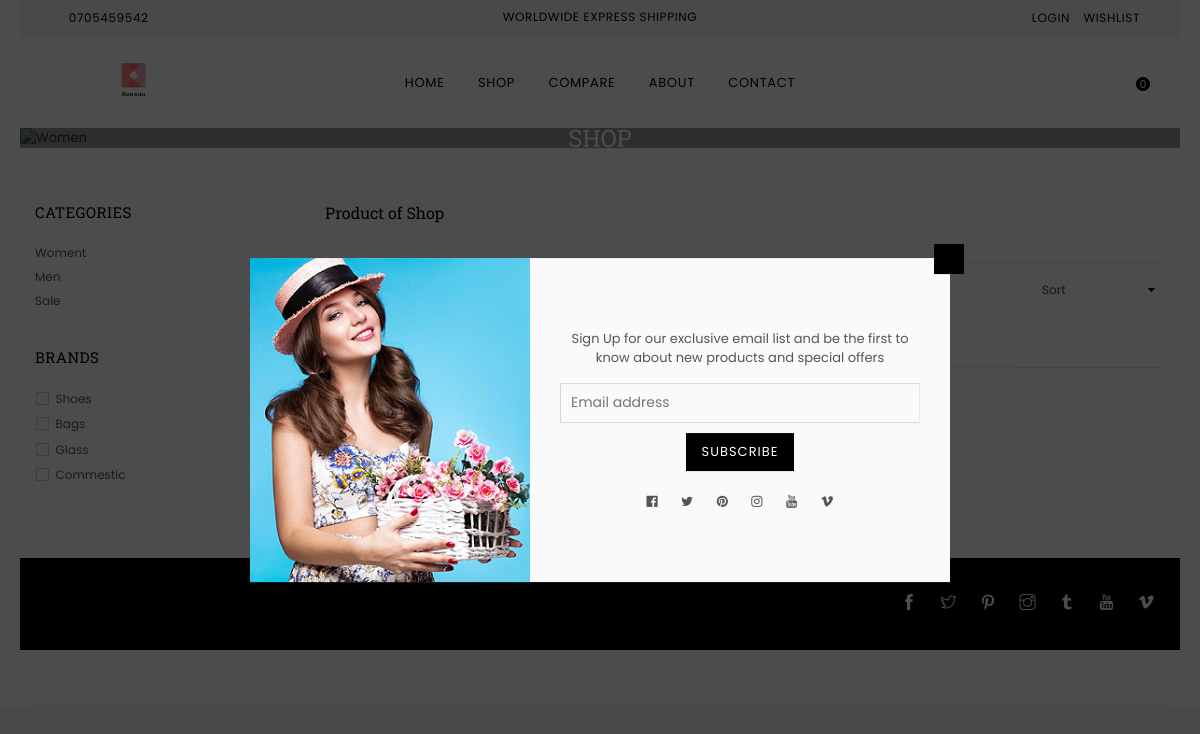
Screenshot of /?act=shop&sp=1&loai=Bags with the database file from the repository.
### tables this page shows
CREATE TABLE `danhmuc` (
  `MaDM` int(11) NOT NULL,
  `TenDM` varchar(255) DEFAULT NULL
);

CREATE TABLE `loaisanpham` (
  `MaLSP` int(11) NOT NULL,
  `TenLSP` varchar(70) NOT NULL,
  `MaDM` int(11) NOT NULL
);

### Controllers/Shop.php (called while the page is built, shortened)
<?php
require_once("Models/shop_db.php");
class ShopController
{
    var $shop_model;
    public function __construct()
    {
        $this->shop_model = new Shop();
    }
    function list()
    {
        $data_danhmuc = $this->shop_model->danhmuc();
        $data_loaisp = $this->shop_model->loaisp(0, 8);
        $data_chitietDM = array();
        for ($i = 1; $i <= count($data_danhmuc); $i++) {
            $data_chitietDM[$i] = $this->shop_model->chitietdanhmuc($i);
        }
        if (isset($_GET['sp']) and isset($_GET['loai'])) {
            $data_loai = $this->shop_model->chitiet_loai($_GET['loai'], $_GET['sp']);
        }
        require_once('Views/index.php');
    }
}

### Models/connection.php (called while the page is built, shortened)
<?php
    class connection{
        function __construct()
        {
            $severname ="localhost";
            $username ="root";
            $password ="";
            $db_name ="WEB2";
            $this->conn = new mysqli($severname,$username,$password,$db_name);
        }
    }
?>

### Models/model.php (called while the page is built, shortened)
<?php
require_once("connection.php");
class model
{
    function __construct()
    {
        $conn_obj = new connection();
        $this->conn = $conn_obj->conn;
    }
    function danhmuc()
    {
        $query =  "SELECT * from DanhMuc ";
        require("result.php");
        return $data;
    }
    function chitietdanhmuc($id)
    {
        $query =  "SELECT d.TenDM as Ten, l.* FROM danhmuc as d, loaisanpham as l WHERE d.MaDM = l.MaDM and d.MaDM = $id";
        require("result.php");
        return $data;
    }
}

### Models/result.php (called while the page is built)
<?php
$result = $this->conn->query($query);
$data = array();
while ($row = $result->fetch_assoc()) {
    $data[] = $row;
}
?>

### Models/shop_db.php (called while the page is built, shortened)
<?php
require_once("model.php");
class Shop extends Model
{
    function loaisp($a,$b)
    {
        $query = "SELECT * FROM loaisanpham WHERE   MaDM = 1 LIMIT $a, $b";
        require("result.php");
        return $data;
    }
    function chitiet_loai($loai,$sp)
    {
        $query = "SELECT * FROM loaisanpham WHERE  TenLSP = '$loai' and MaDM = $sp";
        require("result.php");
        return $data;
    }
    function chitiet($id,$sp)
    {
        $query = "SELECT * FROM sanpham WHERE  MaLSP = '$id' and MaDM = $sp";
        require("result.php");
        return $data;
    }
}

### Views/shop/category.php (the view, shortened to what this page needs)
<div class="col-12 col-sm-12 col-md-3 col-lg-3 sidebar filterbar">
    <div class="sidebar_tags">
        <div class="sidebar_widget categories filter-widget">
              <div class="widget-title"><h2>Categories</h2></div>
              <div class="widget-content">
                  <ul class="sidebar_categories">
                    <?php    $i = 1; foreach ($data_chitietDM as $row) { ?>
                      <li class="level1 sub-level"><a href="#;" class="site-nav"><?= $data_danhmuc[$i-1]['TenDM'] ?></a>
                      </li>
                      <?php $i++;
                    } ?>
                  </ul>
              </div>
          </div>
          <div class="sidebar_widget filterBox filter-widget">
              <div class="widget-title"><h2>Brands</h2></div>
              <ul>
                <?php for($i=0;$i<4;$i++) {?>
                  <li>
                    <label for="check5"><span><span></span></span><a href="?act=shop&sp=1&loai=<?=$data_loaisp[$i]['TenLSP']?>"><?=$data_loaisp[$i]['TenLSP']?></a></label>
                  </li>
                  <?php } ?>
              </ul>
          </div>
      </div>
  </div>

### rows the page displays
danhmuc: TenDM "Woment"
danhmuc: TenDM "Men"
danhmuc: TenDM "Sale"
loaisanpham: TenLSP "Shoes"
loaisanpham: TenLSP "Bags"
loaisanpham: TenLSP "Glass"
loaisanpham: TenLSP "Commestic"

### other values shown
$sluong "0"
